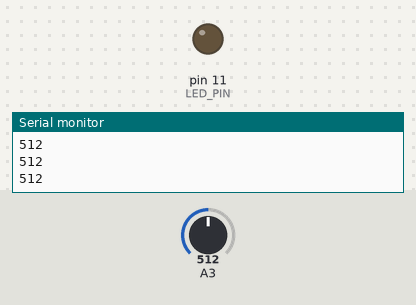
Simulated run of this sketch. Board: Arduino Uno, built with avr-gcc and run on an emulated ATmega328P. On the bench: output pins drawn as LEDs (lit = HIGH), the last lines printed to the serial monitor. The test bench sets the inputs (shaded band); at power-on: A3 = 512.

Above: at 1.2 s.
1.3 s: A3 set to 87
2.8 s: A3 set to 74
At 3.7 s:
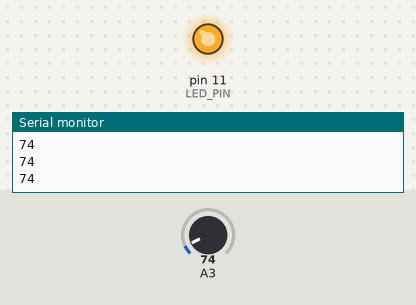
4.3 s: A3 set to 90
At 4.8 s:
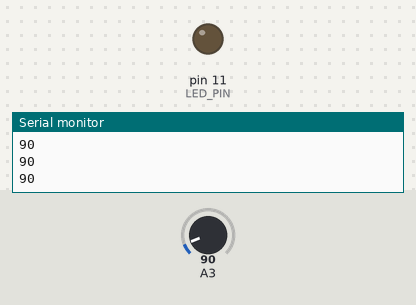
5.8 s: A3 set to 70
At 7.2 s:
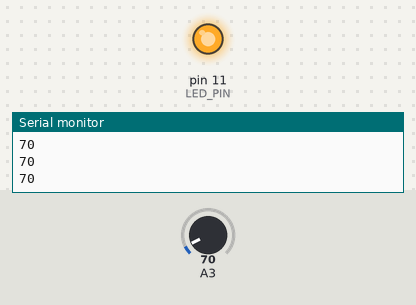
Timing chart, 0 to 8.3 s (numbered marks = the images above; inputs shaded):
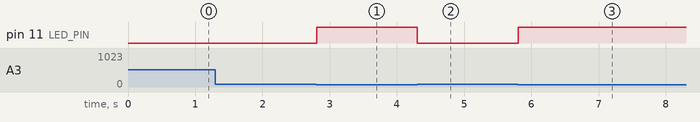

Measured:
- the behaviour switches between 81 and 80 on A3 (found by bisection; images 0 and 1)
- after the input at 2.8 s, pin 11 (LED_PIN): LOW → HIGH at once
- after the input at 4.3 s, pin 11 (LED_PIN): HIGH → LOW at once
- after the input at 5.8 s, pin 11 (LED_PIN): LOW → HIGH at once

The sketch:

foto-resitor.ino
```cpp
/**
 * estape11 2024
 */

#define LED_PIN 11

int ldrValue;

void setup()   {
  Serial.begin(9600);
  pinMode(A3, INPUT_PULLUP);
  pinMode(LED_PIN, OUTPUT);
}

void loop() {
  ldrValue = analogRead(A3); // reads the value sensed by the foto-resistor
  Serial.println(ldrValue); // prints the read value from the foto-resistor

  if (ldrValue <= 80) { // threshold value (can be modified)
    digitalWrite(LED_PIN, HIGH);
  } else {
    digitalWrite(LED_PIN,   LOW);
  }
}
```
